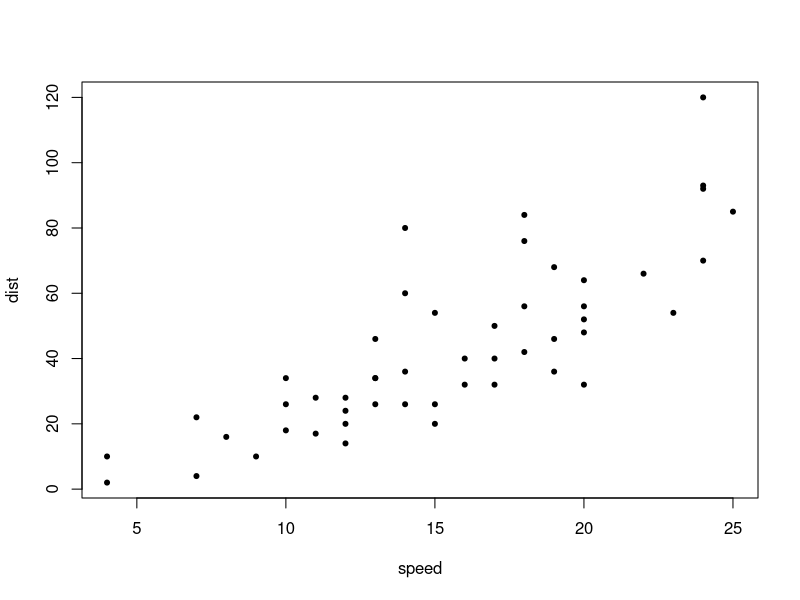

The R script that drew this image:
## ---- chunk 1
plot(cars, pch = 20)  # not really cool
